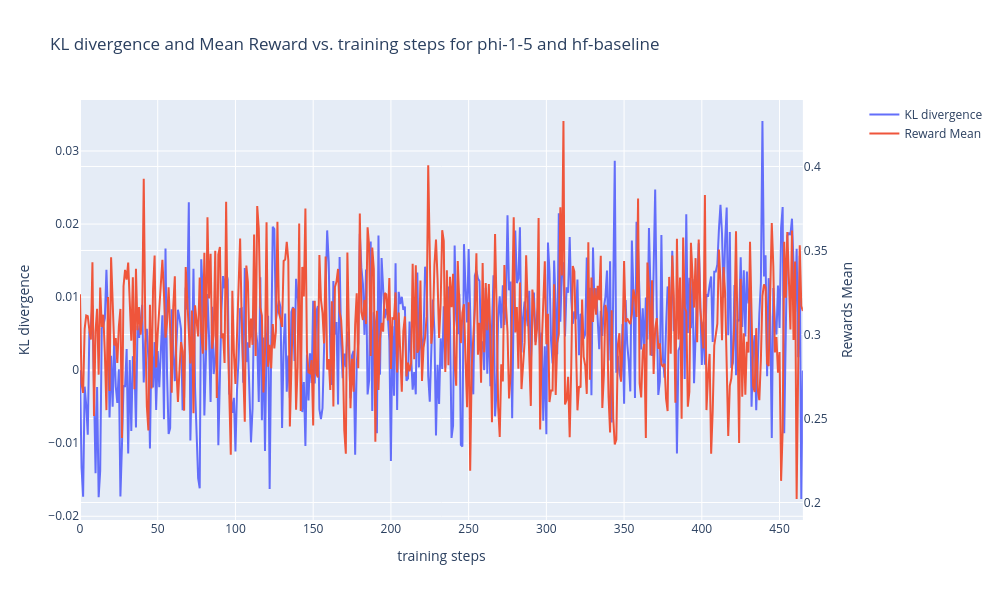

Here is the notebook cell this chart was saved with:
### Code cell
# Create figure with secondary y-axis
fig = make_subplots(specs=[[{"secondary_y": True}]])
chosen_key = sorted(ppo_telemetry_dict.keys())[1] #'phi-1-5_insights-500'
model = chosen_key.split('_')[0]
run_type = chosen_key.split('_')[1]
n_steps = len(ppo_telemetry_dict[chosen_key]['kl-divergence'])
# Add traces
fig.add_trace(
    go.Scatter(
        x=list(range(n_steps)), y=ppo_telemetry_dict[chosen_key]['kl-divergence'], name="KL divergence"
    ),
    secondary_y=False,
)

fig.add_trace(
    go.Scatter(
        x=list(range(n_steps)), y=ppo_telemetry_dict[chosen_key]['returns-mean'], name="Reward Mean"
    ),
    secondary_y=True,
)

# Add figure title
fig.update_layout(
    title_text=f"KL divergence and Mean Reward vs. training steps for {model} and {run_type}"
)

# Set x-axis title
fig.update_xaxes(title_text="training steps")

# Set y-axes titles
fig.update_yaxes(title_text="KL divergence", secondary_y=False)
fig.update_yaxes(title_text="Rewards Mean", secondary_y=True)
fig.update_layout(
    autosize=False,
    width=1_000,
    height=600,
)

fig.show()

### Figure 1 — Plotly figure (JSON) as saved in the notebook; plotly's stock layout.template omitted (floating-point values rounded to 4 significant figures; data arrays with more than 128 entries replaced by an {"elided": "..."} marker saying what was removed)
{"data": [{"name": "KL divergence", "type": "scatter", "x": {"elided": "466 int values"}, "xaxis": "x", "y": {"elided": "466 float values"}, "yaxis": "y"}, {"name": "Reward Mean", "type": "scatter", "x": {"elided": "466 int values"}, "xaxis": "x", "y": {"elided": "466 float values"}, "yaxis": "y2"}], "layout": {"autosize": false, "height": 600, "title": {"text": "KL divergence and Mean Reward vs. training steps for phi-1-5 and hf-baseline"}, "width": 1000, "xaxis": {"anchor": "y", "autorange": true, "domain": [0, 0.94], "range": [0, 465], "title": {"text": "training steps"}, "type": "linear"}, "yaxis": {"anchor": "x", "autorange": true, "domain": [0, 1], "range": [-0.02051, 0.03698], "title": {"text": "KL divergence"}, "type": "linear"}, "yaxis2": {"anchor": "x", "autorange": true, "overlaying": "y", "range": [0.1896, 0.4396], "side": "right", "title": {"text": "Rewards Mean"}, "type": "linear"}}}
